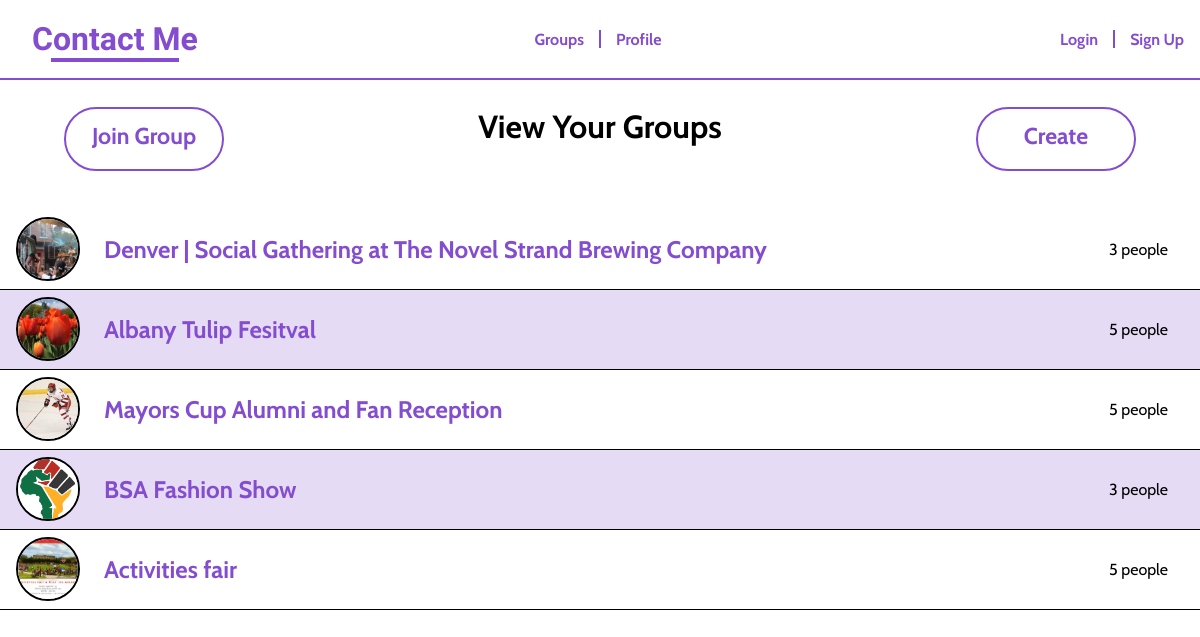
/groups.php (signed in), run on the app's committed database.
### tables this page shows
CREATE TABLE `groups` (
  `groupid` int(11) NOT NULL,
  `title` varchar(255) NOT NULL,
  `description` longtext DEFAULT NULL,
  `created_by` int(11) NOT NULL,
  `photo_location` longtext DEFAULT 'uploads/48724i2bsakfnsaoidjfoqijwr82104182jdsaf;oj31u4.jpeg',
  `group_password` varchar(255) NOT NULL
);

### groups.php (the view, shortened to what this page needs)
<?php
  if (isset($_SESSION['username'])) {
?>
<!DOCTYPE html>
<html lang="en">
<head>
  <link rel="stylesheet" href="./src/styles/style.css">
  <link rel="stylesheet" href="./src/styles/groups.css">
</head>
<body>
  <section class="groups">
    <h1>View Your Groups</h1>
    <div id="join-group-btn"><a href="./join-group.php">Join Group</a></div>
    <?php
      $dbusername= "root";
      $dbpassword = "group2websys";
      $conn = new PDO('mysql:host=localhost;dbname=contactme',$dbusername, $dbpassword, array(PDO::MYSQL_ATTR_FOUND_ROWS => true));
      if ($_SESSION['is_admin']) {
        echo('<div class= "create-groups-btn closed">
                <a href="./create-alter-group.php?new=true">Create</a></div>');
      }
      $stmt = "SELECT groups.title, groups.photo_location, groups.groupid
                FROM groups
                INNER JOIN pairing ON pairing.groupid = groups.groupid
                WHERE pairing.userid = :userID
                ORDER BY groups.groupid DESC";
      $userid = $_SESSION['id'];
      $result = $conn->prepare($stmt);
      $result->execute(array(':userID' => $userid));
      if ($result->rowCount() > 0) {
        echo("<ul id='group-list'>");
        $results = $result->fetchAll();
        foreach ($results as $group) {
          $source = $group['photo_location'];
          $title = $group['title'];
          $groupID = $group['groupid'];
          $stmt= "SELECT count(userid) as attendies
                  FROM pairing
                  WHERE groupid = :grID";
          $pstmt = $conn->prepare($stmt);
          $pstmt->execute(array(':grID' => $groupID));
          $result = $pstmt->fetchAll();
          $attendies = $result[0]['attendies'];
          if ($attendies == 1) {
            $attendies = "1 person";
          } else {
            $attendies = $attendies . " people";
          }
          echo("
              <li class='group'>
                <img src='./$source' alt='photo of $title'>
                <a href='./individual-group.php?group=$title'>$title</a>
                <p class='people'>$attendies</p>
              </li>
          ");
        }
        echo("</ul>");
      } else {
        echo("<h2>You should try joining a group!</h2>");
      }
    ?>
  </section>
</body>
</html>
<?php
  } else {
    header("Location: login.php?error=You must be logged in to access the groups page!");
    exit();
  }
?>

### src/styles/style.css (style rules this page uses)
:root { --clr-dark: #000000; --clr-light: #ffffff; --clr-accent: #844cce; --clr--accent-compliment: #96CE4C; --fw-normal: 400; --fw-bold: 700; --f-logo: 'Kalam', cursive; }
body, html { margin: 0; padding: 0; min-height: 100%; width: 100%; font-family: 'Cabin', sans-serif; background-color: var(--clr-light); color: var(--clr-dark) }
*, *::before, *::after { box-sizing: border-box; }
a { text-decoration: none; font-weight: var(--fw-bold); color: var(--clr-accent) }

### src/styles/groups.css (style rules this page uses)
h1 { text-align: center; font-size: 2em; }
.groups { position: relative; }
.create-groups-btn, #join-group-btn { position: absolute; right: 4em; top: 0; width: 10em; height: 4em; border: 2px solid var(--clr-accent); border-radius: 100vw; cursor: pointer; background-color: var(--clr-light); color: var(--clr-accent); display: flex; flex-direction: column; justify-items: center; align-content: center; }
#join-group-btn { left: 4em; }
.create-groups-btn a, #join-group-btn a { font-size: 23px; display: block; padding: 0; margin: 0; width: 100%; height: 100%; margin-top: .6em; text-align: center; }
#group-list { padding: 0; margin: 0; margin-top: 4em; }
.group { --height: 5em; position: relative; display: flex; flex-direction: row; justify-content: center; align-items: center; height: var(--height); border-bottom: 1px solid var(--clr-dark); }
.group * { z-index: 2; }
.group:nth-of-type(2n)::after { position: absolute; content: ''; width: 100%; height: 100%; background-color: var(--clr-accent); opacity: .2; z-index: 1; }
.group img { max-height: calc(.8 * var(--height)); max-width: calc(.8 * var(--height)); min-height: calc(.8 * var(--height)); min-width: calc(.8 * var(--height)); overflow: hidden; object-fit: cover; margin-left: 1em; border-radius: 50%; border: 2px solid var(--clr-dark); }
.group a { margin-right: auto; font-size: 1.5em; margin-left: 1em; display: flex; align-self: center; padding: 1em 0; }
.people { margin-right: 2em; }

### data on the page
groups: photo_location (picture), title "Denver | Social Gathering at The Novel Strand Brewing Company", attendies "3 people"
groups: photo_location (picture), title "Albany Tulip Fesitval", attendies "5 people"
groups: photo_location (picture), title "Mayors Cup Alumni and Fan Reception", attendies "5 people"
groups: photo_location (picture), title "BSA Fashion Show", attendies "3 people"
groups: photo_location (picture), title "Activities fair", attendies "5 people"
